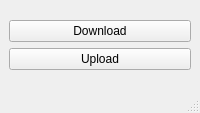
<?xml version="1.0" encoding="UTF-8"?>
<ui version="4.0">
 <class>MainWindow</class>
 <widget class="QMainWindow" name="MainWindow">
  <property name="geometry">
   <rect>
    <x>0</x>
    <y>0</y>
    <width>200</width>
    <height>113</height>
   </rect>
  </property>
  <property name="minimumSize">
   <size>
    <width>200</width>
    <height>113</height>
   </size>
  </property>
  <property name="maximumSize">
   <size>
    <width>200</width>
    <height>113</height>
   </size>
  </property>
  <property name="windowTitle">
   <string>API File Transfer</string>
  </property>
  <widget class="QWidget" name="centralwidget">
   <layout class="QVBoxLayout" name="verticalLayout_2">
    <item>
     <layout class="QVBoxLayout" name="verticalLayout">
      <item>
       <widget class="QPushButton" name="pushButton">
        <property name="text">
         <string>Download</string>
        </property>
       </widget>
      </item>
      <item>
       <widget class="QPushButton" name="pushButton_2">
        <property name="text">
         <string>Upload</string>
        </property>
       </widget>
      </item>
     </layout>
    </item>
   </layout>
  </widget>
  <widget class="QMenuBar" name="menubar">
   <property name="geometry">
    <rect>
     <x>0</x>
     <y>0</y>
     <width>200</width>
     <height>21</height>
    </rect>
   </property>
  </widget>
  <widget class="QStatusBar" name="statusbar"/>
 </widget>
 <resources/>
 <connections/>
</ui>
